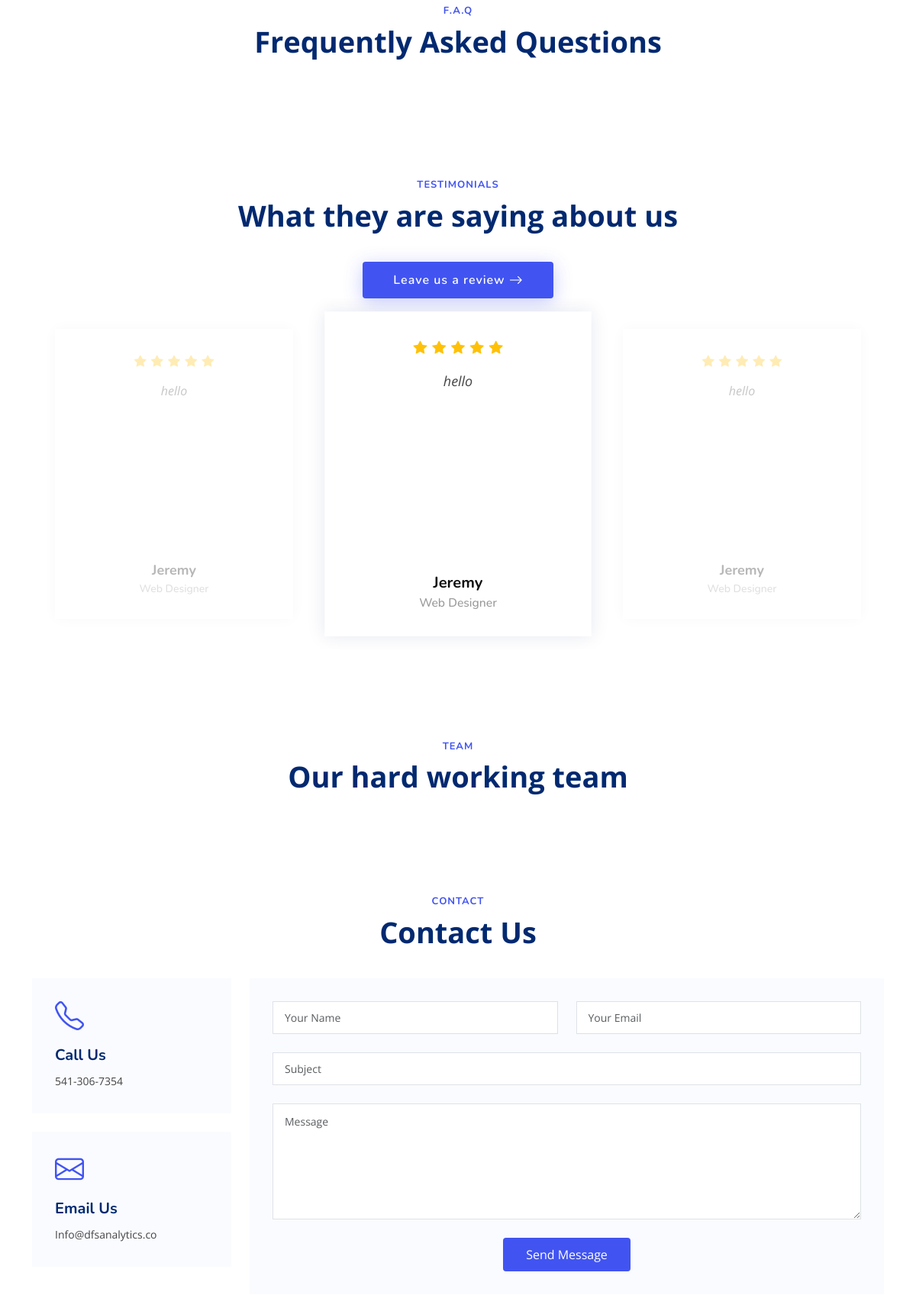
/ (middle part), run on an earlier commit of the app's database.
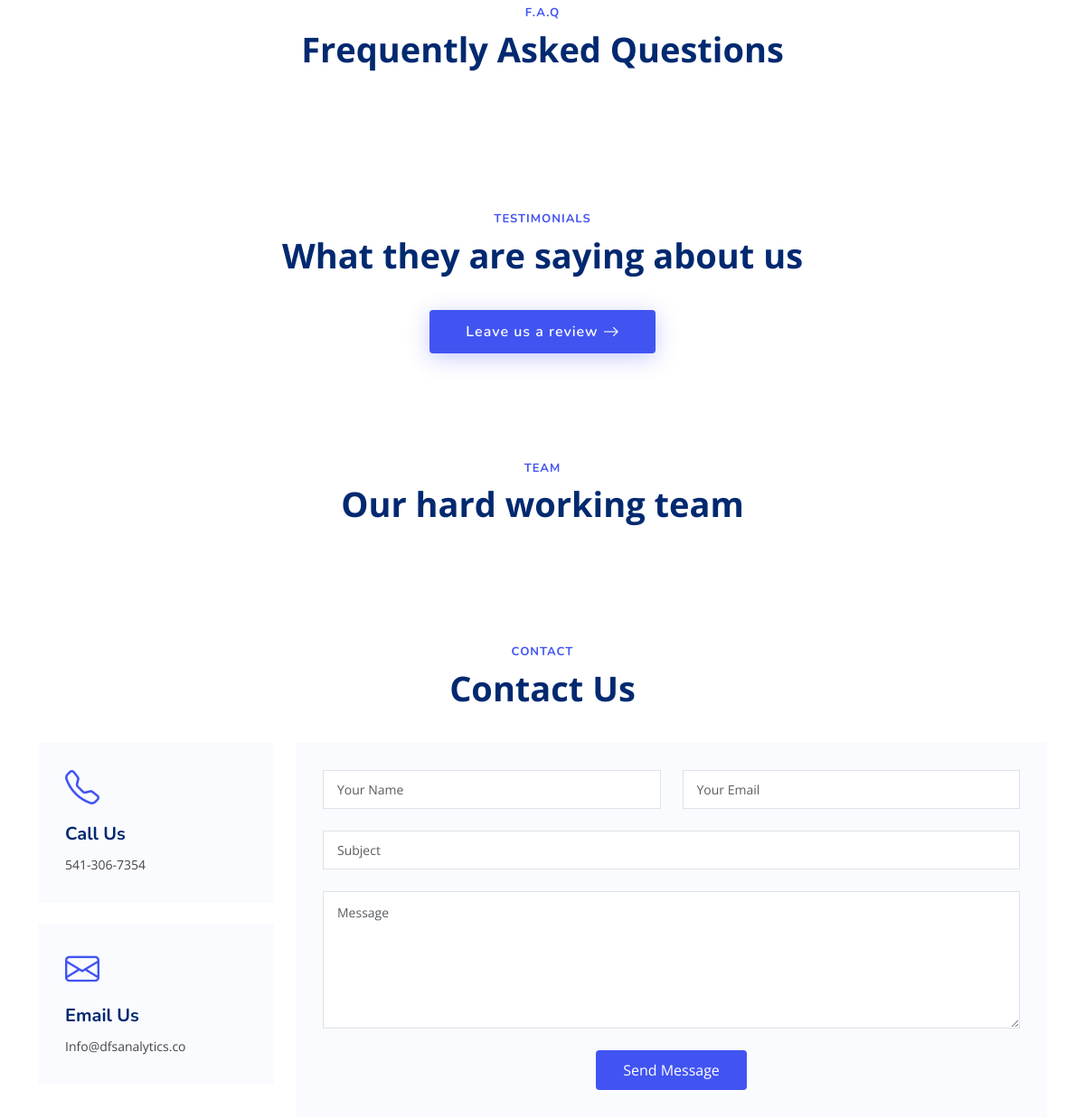
And on a later commit of the database.
### DFS_PAGES/models.py (models this page shows, shortened)
class Testimonials(models.Model):
    RATINGS = (
        (1, 1),
        (2, 2),
        (3, 3),
        (4, 4),
        (5, 5),
    )
    full_name = models.CharField(max_length=100)
    job_title = models.CharField(max_length=100)
    stars = models.IntegerField(default=5,choices=RATINGS)
    topic = models.CharField(max_length=100, blank=True)
    review = models.TextField()
    on_homepage = models.BooleanField(default=False)
    created_at = models.DateTimeField(auto_now_add=True)

class Contact_Info(models.Model):
    name = "DFS Analytics"
    phone = models.CharField(max_length=100)
    email = models.CharField(max_length=100)

### DFS_PAGES/views.py (the view)
# urls.py: 2. Add a URL to urlpatterns:  path('', views.home, name='home')
def home(request):
    context = {
        'hero': Hero.objects.all(),
        'about_us': AboutUs.objects.all(),
        'testimonials': Testimonials.objects.all(),
        'our_team': OurTeam.objects.all(),
        'faqs': FAQ.objects.all(),
        'features' : Features.objects.all(),
        'contact_info': Contact_Info.objects.all(),
    }
    return render(request, 'homepage/index.html', context)

### DFS_ADMIN/templatetags/admin_soft.py (called while the page is built)
@register.filter
def get_range(value):
    try:
        if value is str:
            value = int(value)
        return range(value)
    except:
        value = 10
        return range(value)

### DFS_PAGES/templates/homepage/index.html (shortened to what this page needs)
{% extends "homepage/base/base.html" %}
{% load static %}
{% block content %}
  <main id="main">
    {% include "homepage/elements/faq.html" %}
    {% include "homepage/elements/testimonials.html" %}
    {% include "homepage/elements/team.html" %}
    {% include "homepage/elements/contact.html" %}
  </main>
  {% endblock content %}

### DFS_PAGES/templates/homepage/elements/testimonials.html (shortened to what this page needs)
{% load static admin_soft %}
    <section id="testimonials" class="testimonials">
        <div class="container" data-aos="fade-up">
          <header class="section-header">
            <h2>Testimonials</h2>
            <p>What they are saying about us</p>
          </header>
          <div class="btn-box text-center justify-content-center">
            <a href="{% url 'new_testimonial' %}" class="test-btn d-inline-flex align-items-center justify-content-center align-self-center">
              <span>Leave us a review</span>
              <i class="bi bi-arrow-right"></i>
            </a>
          </div>
          <div class="testimonials-slider swiper" data-aos="fade-up" data-aos-delay="200">
            <div class="swiper-wrapper">
              {% for testimonial in testimonials %}
              {% if testimonial.on_homepage%}
              <div class="swiper-slide">
                <div class="testimonial-item">
                  <div class="stars">
                    {% for i in testimonial.stars|get_range %}
                    <i class="bi bi-star-fill"></i>
                    {% endfor %}
                  </div>
                  <p>
                    {{testimonial.review}}
                  </p>
                  <div class="profile mt-auto">
                    <h3>{{testimonial.full_name}}</h3>
                    <h4>{{testimonial.job_title}}</h4>
                  </div>
                </div>
              </div>
              {% endif %}
              {% endfor %}
              </div>
          </div>
        </div>
      </section>

### DFS_PAGES/templates/homepage/elements/contact.html (shortened to what this page needs)
{% load static %}
<section id="contact" class="contact">
    <div class="container" data-aos="fade-up">
        <header class="section-header">
            <h2>Contact</h2>
            <p>Contact Us</p>
        </header>
        <div class="row gy-4">
            <div class="col-lg-3">
                <div class="row gy-4">
                    {% for contact in contact_info %}
                    <div class="col-md-12">
                        <a href="tel:{{contact.phone}}">
                            <div class="info-box">
                                <i class="bi bi-telephone"></i>
                                <h3>Call Us</h3>
                                <p>{{contact.phone}}</p>
                            </div>
                        </a>
                    </div>
                    <div class="col-md-12">
                        <a href="mailto:{{contact.email}}">
                            <div class="info-box">
                                <i class="bi bi-envelope"></i>
                                <h3>Email Us</h3>
                                <p>{{contact.email}}</p>
                            </div>
                        </a>
                    </div>
                    {% endfor %}
                </div>
            </div>
            <div class="col-lg-9">
                <form
                    action="{% url 'contact' %}"
                    method="post"
                    class="php-email-form">
                    <div class="row gy-4">
                        <div class="col-md-6">
                            <input
                                type="text"
                                name="name"
                                class="form-control"
                                placeholder="Your Name"
                                required />
                        </div>
                        <div class="col-md-6">
                            <input
                                type="email"
                                class="form-control"
                                name="email"
                                placeholder="Your Email"
                                required />
                        </div>
                        <div class="col-md-12">
                            <input
                                type="text"
                                class="form-control"
                                name="subject"
                                placeholder="Subject"
                                required />
                        </div>
                        <div class="col-md-12">
                            <textarea
                                class="form-control"
                                name="message"
                                rows="6"
                                placeholder="Message"
                                required></textarea>
                        </div>
                        <div class="col-md-12 text-center">
                            <button type="submit">Send Message</button>
                        </div>
                    </div>
                </form>
            </div>
        </div>
    </div>
</section>

What changed in the data, as far as the page shows it:
removed Testimonials: on_homepage True (drawn), review "hello", full_name "Jeremy", job_title "Web Designer"
